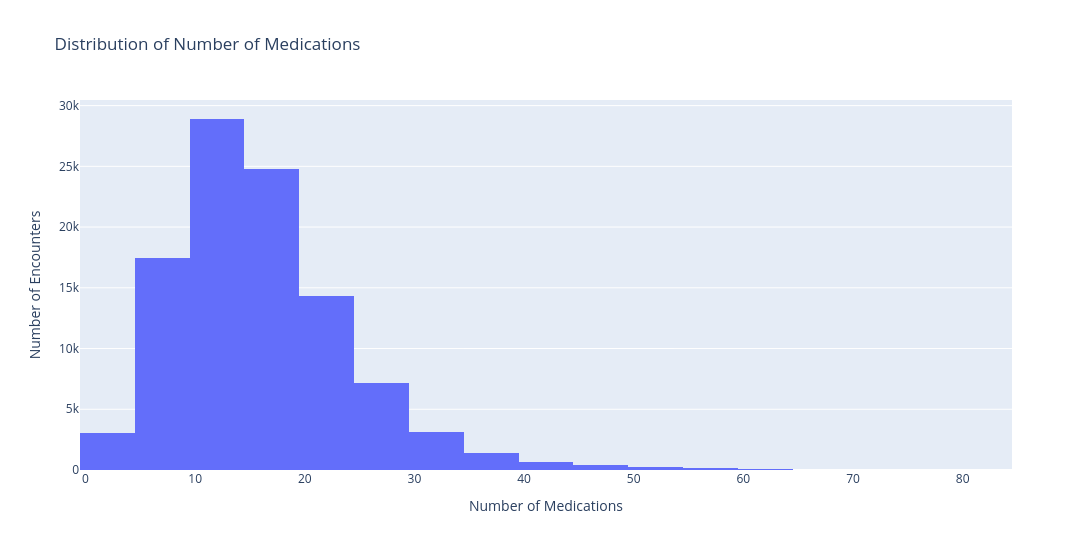

Source (notebook cell):
### Markdown cell above
### Distribution of Number of Medications
#####   * Analyzing medication usage patterns among patients

### Code cell
fig = px.histogram(data_frame=df_analysis,x="num_medications",nbins=30,title="Distribution of Number of Medications",labels={"num_medications": "Number of Medications","count": "Number of Encounters"})

fig.update_layout(width=1100,height=550,xaxis_title="Number of Medications",yaxis_title="Number of Encounters")

fig.show()
df_analysis["num_medications"].describe()

### Figure 1 — Plotly figure (JSON) as saved in the notebook; plotly's stock layout.template omitted (floating-point values rounded to 4 significant figures; data arrays with more than 128 entries replaced by an {"elided": "..."} marker saying what was removed)
{"data": [{"bingroup": "x", "hovertemplate": "Number of Medications=%{x}<br>count=%{y}<extra></extra>", "legendgroup": "", "marker": {"color": "#636efa", "pattern": {"shape": ""}}, "name": "", "nbinsx": 30, "orientation": "v", "showlegend": false, "type": "histogram", "x": {"elided": "101766 int values"}, "xaxis": "x", "yaxis": "y"}], "layout": {"barmode": "relative", "height": 550, "legend": {"tracegroupgap": 0}, "title": {"text": "Distribution of Number of Medications"}, "width": 1100, "xaxis": {"anchor": "y", "domain": [0, 1], "title": {"text": "Number of Medications"}}, "yaxis": {"anchor": "x", "domain": [0, 1], "title": {"text": "Number of Encounters"}}}}
